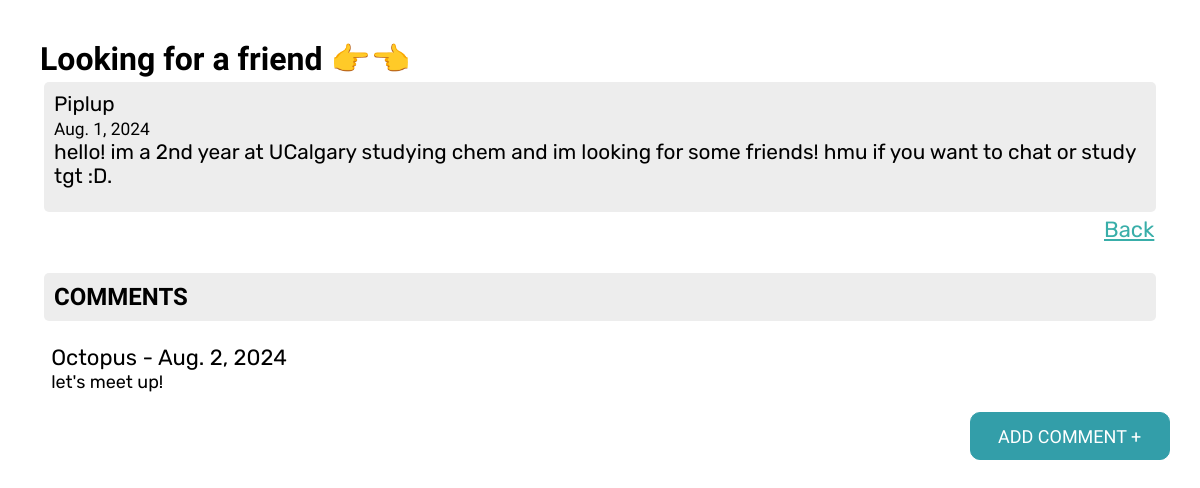
Screenshot of /post/2 with the database file from the repository.
### forum/models.py (models this page shows, shortened)
class Post(models.Model):
    title = models.CharField(max_length=300)
    author = models.ForeignKey(User, on_delete=models.CASCADE)
    body = models.TextField()
    post_date = models.DateField(auto_now_add=True)
    category = models.CharField(max_length=300, default="Social")

class Comment(models.Model):
    post = models.ForeignKey(Post, related_name="comments", on_delete=models.CASCADE)
    name = models.CharField(max_length=300)
    body = models.TextField()
    comment_date = models.DateField(auto_now_add=True)

### forum/views.py (the view)
# urls.py: path('post/<int:pk>', ucalgaryDetailView.as_view(), name='Ucalgary-detail'),
class ucalgaryDetailView(DetailView):
    model = Post
    template_name = "forum/Ucalgary_details.html"

### templates/forum/Ucalgary_details.html (shortened to what this page needs)
{% load static %}
<!DOCTYPE html>
<html>
<head>
  <link rel="stylesheet" href="{% static 'ucalgary_details.css' %}">
</head>
<body>
  <div class="container">
    <div class="post">
        <div class="post-title">
          <h1 class="hi">{{post.title}}</h1>
        </div>
    </div>
    <div class="subforum-post">
      <div class="subforum-post-container">
          <div class="author">{{post.author}}
            <br>
            <small class="date">{{post.post_date}}</small>
            <div class="content">
              {{post.body}}
            </div>
        </div>
    </div>
  </div>
    <a class="back" href={% url "Ucalgary"%}>Back</a>
    <div class="replies-title">
      <h2>COMMENTS</h2>
    </div>
    <br>
    {% for comment in post.comments.all%}
      <div class="comment-head">
        {{comment.name}} - {{comment.comment_date}}
      </div>
      <div class="comment-body">{{comment.body}}</div>
      <br>
    {% endfor %}
    <a href={% url "Create-comment" post.pk %}><button class="create-comment-button">ADD COMMENT +</button></a>
    <br>
</body>
</html>

### static/ucalgary_details.css (style rules this page uses)
* { box-sizing: border-box; margin: 0; padding: 0; font-family: 'Julius Sans One', sans-serif; }
.author { font-family: 'Rubik', sans-serif; font-size: 1.3rem; }
.date { font-family: 'Julius Sans One', sans-serif; }
.subforum-post-container { padding: 10px; margin:4px; border-radius: 5px; background-color:#EDEDED; height:130px; }
.replies-title { padding: 10px; margin:4px; margin-top: 30px; border-radius: 5px; background-color:#EDEDED; }
.container { margin: 20px; padding: 20px; font-family: 'Julius Sans One', sans-serif; }
.content { font-family: 'Rubik', sans-serif; }
.back { margin-left: 95%; font-family: "Rubik", sans-serif; font-size: 22px; color: #39AEA9; }
.create-comment-button { background-color: #339EA9; color: #ffffff; border: 1px solid #339EA9; border-radius: 10px; font-size: 18px; height: 48px; width: 200px; margin-left: 83%; }
.comment-head { margin-left: 1%; font-family: "Rubik", sans-serif; font-size: 22px; }
.comment-body { margin-left: 1%; font-family: "Rubik", sans-serif; font-size: 18px; }

### rows the page displays
Post: title "Looking for a friend 👉👈", author "Piplup", post_date "Aug. 1, 2024", body "hello! im a 2nd year at UCalgary studying chem and im looking for some friends! hmu if you want to chat or study tgt :D."
Comment: name "Octopus", comment_date "Aug. 2, 2024", body "let's meet up!"
